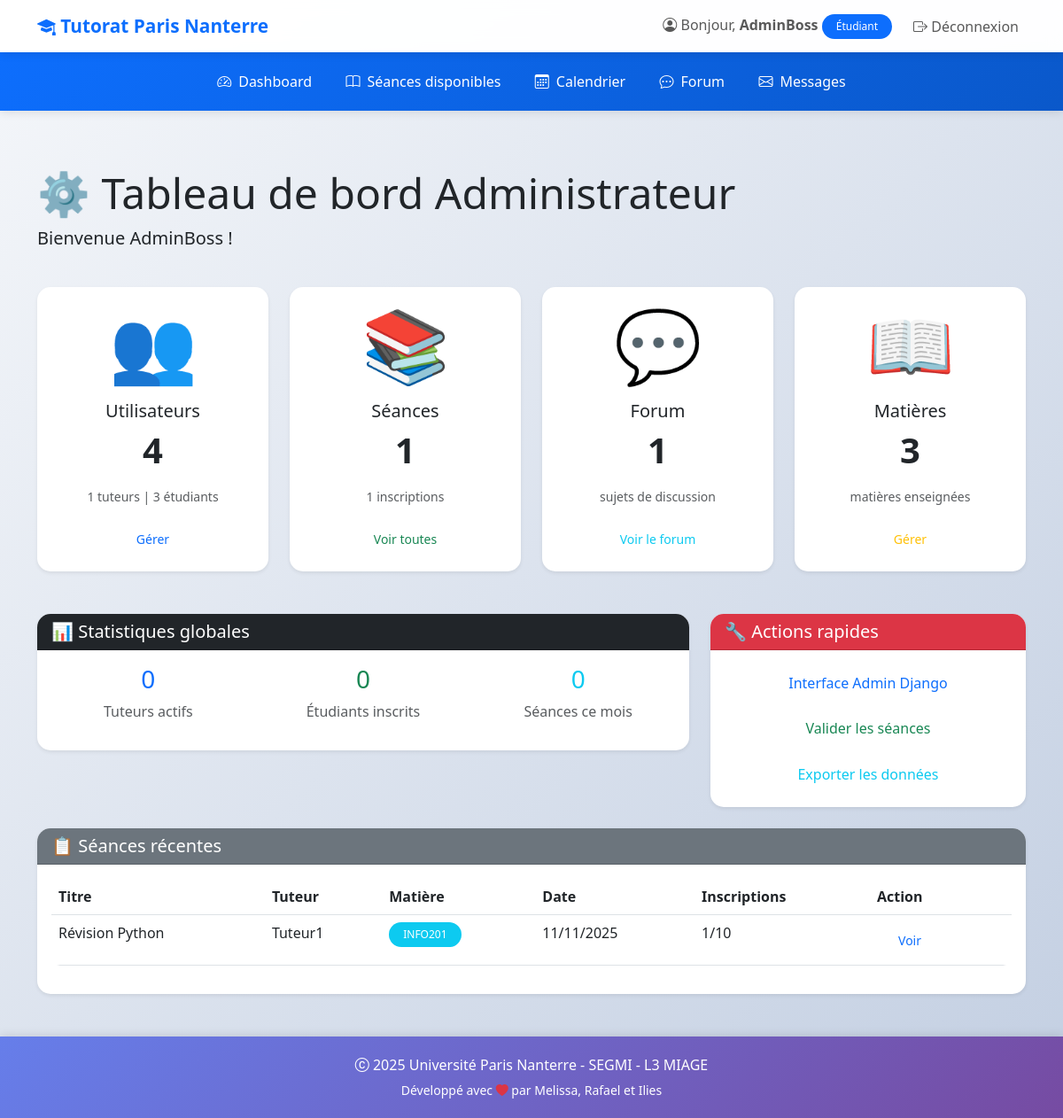
The page /dashboard/admin/ (signed in) on the database as committed earlier.
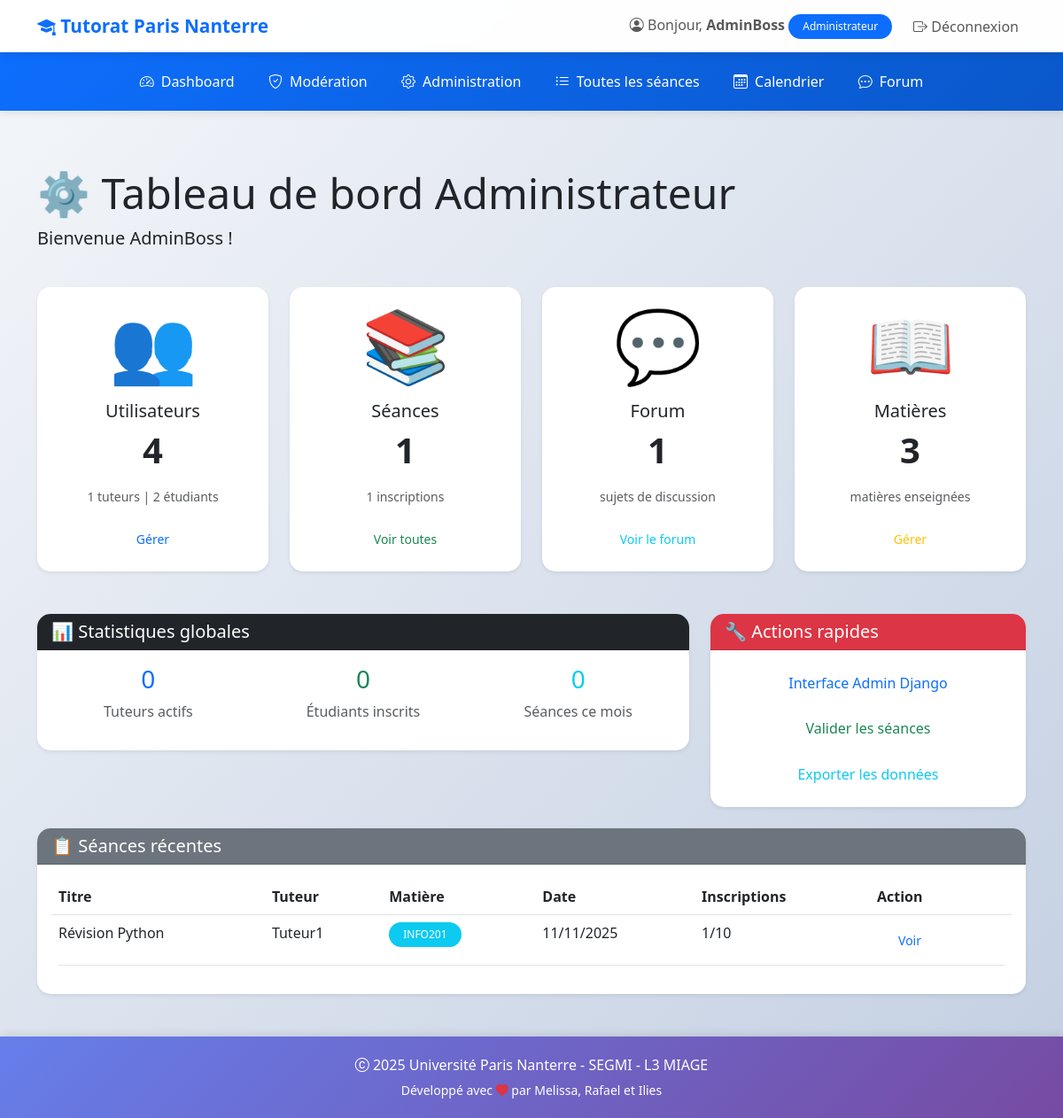
The same page on the database as committed later.
### tutorat/models.py (models this page shows, shortened)
class User(AbstractUser):
    ROLE_CHOICES = (
        ('ETUDIANT', 'Étudiant'),
        ('TUTEUR', 'Tuteur'),
        ('ADMIN', 'Administrateur'),
    )
    role = models.CharField(
        max_length=20,
        choices=ROLE_CHOICES,
        default='ETUDIANT',
        verbose_name="Rôle"
    )
    telephone = models.CharField(
        max_length=15,
        blank=True,
        null=True,
        verbose_name="Téléphone"
    )
    date_naissance = models.DateField(
        blank=True,
        null=True,
        verbose_name="Date de naissance"
    )
    class Meta:
        verbose_name = "Utilisateur"
        verbose_name_plural = "Utilisateurs"

### tutorat/views.py (the view)
# urls.py: path('dashboard/admin/', views.dashboard_admin, name='dashboard_admin'),
@login_required
def dashboard_admin(request):
    from django.db.models import Count
    total_users = User.objects.count()
    total_tuteurs = User.objects.filter(role='TUTEUR').count()
    total_etudiants = User.objects.filter(role='ETUDIANT').count()
    total_seances = Seance.objects.count()
    total_inscriptions = Inscription.objects.filter(statut='CONFIRMEE').count()
    total_matieres = Matiere.objects.count()
    total_sujets_forum = SujetForum.objects.count()
    total_messages = MessageModel.objects.count()
    seances_recentes = Seance.objects.select_related('tuteur', 'matiere').order_by('-created_at')[:5]
    sujets_recents = SujetForum.objects.select_related('auteur', 'matiere').order_by('-created_at')[:5]
    stats_matieres = Matiere.objects.annotate(
        nb_seances=Count('seances'),
        nb_sujets=Count('sujets_forum')
    ).order_by('-nb_seances')
    context = {
        'total_users': total_users,
        'total_tuteurs': total_tuteurs,
        'total_etudiants': total_etudiants,
        'total_seances': total_seances,
        'total_inscriptions': total_inscriptions,
        'total_matieres': total_matieres,
        'total_sujets_forum': total_sujets_forum,
        'total_messages': total_messages,
        'seances_recentes': seances_recentes,
        'sujets_recents': sujets_recents,
        'stats_matieres': stats_matieres,
    }
    return render(request, 'tutorat/dashboard_admin.html', context)

### tutorat/templates/tutorat/dashboard_admin.html (shortened to what the changed rows need)
{% extends 'tutorat/base.html' %}
{% block content %}
<div class="row mb-4">
    <div class="col">
        <h1 class="display-5">⚙️ Tableau de bord Administrateur</h1>
        <p class="lead">Bienvenue {{ user.username }} !</p>
    </div>
</div>
<div class="row g-4">
    <div class="col-md-3">
        <div class="card shadow-sm h-100 border-primary">
            <div class="card-body text-center">
                <div class="display-1 text-primary mb-3">👥</div>
                <h5 class="card-title">Utilisateurs</h5>
                <p class="display-6 fw-bold">{{ total_users }}</p>
                <small class="text-muted">
                    {{ total_tuteurs }} tuteurs | {{ total_etudiants }} étudiants
                </small>
                <div class="mt-3">
                    <a href="/admin/tutorat/user/" class="btn btn-sm btn-outline-primary">Gérer</a>
                </div>
            </div>
        </div>
    </div>
</div>
<div class="row mt-4">
    <div class="col-12">
        <div class="card shadow-sm">
            <div class="card-body">
                {% if seances_recentes %}
                    <div class="table-responsive">
                        <table class="table table-hover">
                            <thead>
                                <tr>
                                    <th>Titre</th>
                                    <th>Tuteur</th>
                                    <th>Matière</th>
                                    <th>Date</th>
                                    <th>Inscriptions</th>
                                    <th>Action</th>
                                </tr>
                            </thead>
                        </table>
                    </div>
                {% else %}
                    <p class="text-muted">Aucune séance créée pour le moment.</p>
                {% endif %}
            </div>
        </div>
    </div>
</div>
{% endblock %}

### tutorat/templates/tutorat/base.html (shortened to what the changed rows need)
<!DOCTYPE html>
<html lang="fr">
<head>
    <link href="https://cdn.jsdelivr.net/npm/bootstrap@5.3.0/dist/css/bootstrap.min.css" rel="stylesheet">
    <link rel="stylesheet" href="https://cdn.jsdelivr.net/npm/bootstrap-icons@1.11.0/font/bootstrap-icons.css">
</head>
<body>
    <nav class="navbar navbar-expand-lg navbar-light">
        <div class="container">
            <div class="collapse navbar-collapse" id="navbarNav">
                <ul class="navbar-nav ms-auto align-items-center">
                    {% if user.is_authenticated %}
                        <li class="nav-item">
                            <span class="navbar-text me-3">
                                <i class="bi bi-person-circle"></i>
                                Bonjour, <strong>{{ user.first_name|default:user.username }}</strong>
                                <span class="badge bg-primary">{{ user.get_role_display }}</span>
                            </span>
                        </li>
                        <li class="nav-item">
                            <a class="nav-link btn btn-outline-danger btn-sm" href="{% url 'deconnexion' %}">
                                <i class="bi bi-box-arrow-right"></i> Déconnexion
                            </a>
                        </li>
                    {% endif %}
                </ul>
            </div>
        </div>
    </nav>
    {% if user.is_authenticated %}
        <nav class="secondary-navbar">
            <div class="container">
                <ul class="nav justify-content-center">
                    {% if user.role == 'TUTEUR' %}
                        <li class="nav-item">
                            <a class="nav-link" href="{% url 'dashboard_tuteur' %}">
                                <i class="bi bi-speedometer2"></i> Dashboard
                            </a>
                        </li>
                        <li class="nav-item">
                            <a class="nav-link" href="{% url 'seance_create' %}">
                                <i class="bi bi-plus-circle"></i> Créer une séance
                            </a>
                        </li>
                        <li class="nav-item">
                            <a class="nav-link" href="{% url 'seance_list' %}">
                                <i class="bi bi-list-ul"></i> Mes séances
                            </a>
                        </li>
                        <li class="nav-item">
                            <a class="nav-link" href="{% url 'calendrier' %}">
                                <i class="bi bi-calendar3"></i> Calendrier
                            </a>
                        </li>
                        <li class="nav-item">
                            <a class="nav-link" href="{% url 'forum_accueil' %}">
                                <i class="bi bi-chat-dots"></i> Forum
                            </a>
                        </li>
                        <li class="nav-item">
                            <a class="nav-link" href="{% url 'messagerie_liste' %}">
                                <i class="bi bi-envelope"></i> Messages
                            </a>
                        </li>
                    {% elif user.role == 'ETUDIANT' %}
                        <li class="nav-item">
                            <a class="nav-link" href="{% url 'dashboard_etudiant' %}">
                                <i class="bi bi-speedometer2"></i> Dashboard
                            </a>
                        </li>
                        <li class="nav-item">
                            <a class="nav-link" href="{% url 'seance_list' %}">
                                <i class="bi bi-book"></i> Séances disponibles
                            </a>
                        </li>
                        <li class="nav-item">
                            <a class="nav-link" href="{% url 'calendrier' %}">
                                <i class="bi bi-calendar3"></i> Calendrier
                            </a>
                        </li>
                        <li class="nav-item">
                            <a class="nav-link" href="{% url 'forum_accueil' %}">
                                <i class="bi bi-chat-dots"></i> Forum
                            </a>
                        </li>
                        <li class="nav-item">
                            <a class="nav-link" href="{% url 'messagerie_liste' %}">
                                <i class="bi bi-envelope"></i> Messages
                            </a>
                        </li>
                    {% elif user.role == 'ADMIN' %}
                        <li class="nav-item">
                            <a class="nav-link" href="{% url 'dashboard_admin' %}">
                                <i class="bi bi-speedometer2"></i> Dashboard
                            </a>
                        </li>
                        <li class="nav-item">
                            <a class="nav-link" href="{% url 'admin_moderation' %}">
                                <i class="bi bi-shield-check"></i> Modération
                            </a>
                        </li>
                        <li class="nav-item">
                            <a class="nav-link" href="/admin/">
                                <i class="bi bi-gear"></i> Administration
                            </a>
                        </li>
                        <li class="nav-item">
                            <a class="nav-link" href="{% url 'seance_list' %}">
                                <i class="bi bi-list-ul"></i> Toutes les séances
                            </a>
                        </li>
                        <li class="nav-item">
                            <a class="nav-link" href="{% url 'calendrier' %}">
                                <i class="bi bi-calendar3"></i> Calendrier
                            </a>
                        </li>
                        <li class="nav-item">
                            <a class="nav-link" href="{% url 'forum_accueil' %}">
                                <i class="bi bi-chat-dots"></i> Forum
                            </a>
                        </li>
                    {% endif %}
                </ul>
            </div>
        </nav>
    {% endif %}
    <main class="container my-5">
        {% block content %}{% endblock %}
    </main>
</body>
</html>

Rows that differ between the two databases and show on the page:
changed User "AdminBoss": role "Étudiant" → "Administrateur"
Other text that changed with them:
{{ total_etudiants }}: "3" → "2"
text no longer shown: "Séances disponibles Messages"
text now shown: "Modération Administration Toutes les séances"
